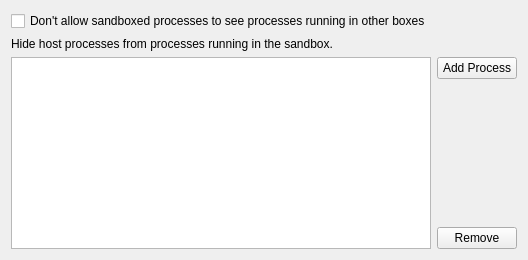
             <widget class="QWidget" name="tabHideProcesses">
              <property name="font">
               <font>
                <weight>50</weight>
                <bold>false</bold>
                <kerning>true</kerning>
               </font>
              </property>
              <attribute name="title">
               <string>Hide Processes</string>
              </attribute>
              <layout class="QGridLayout" name="gridLayout_29">
               <item row="3" column="1">
                <spacer name="verticalSpacer_16">
                 <property name="orientation">
                  <enum>Qt::Vertical</enum>
                 </property>
                 <property name="sizeHint" stdset="0">
                  <size>
                   <width>20</width>
                   <height>40</height>
                  </size>
                 </property>
                </spacer>
               </item>
               <item row="2" column="1">
                <widget class="QPushButton" name="btnAddProcess">
                 <property name="text">
                  <string>Add Process</string>
                 </property>
                </widget>
               </item>
               <item row="2" column="0" rowspan="3">
                <widget class="QListWidget" name="lstProcesses"/>
               </item>
               <item row="1" column="0" colspan="2">
                <widget class="QLabel" name="label_24">
                 <property name="text">
                  <string>Hide host processes from processes running in the sandbox.</string>
                 </property>
                 <property name="wordWrap">
                  <bool>true</bool>
                 </property>
                </widget>
               </item>
               <item row="4" column="1">
                <widget class="QPushButton" name="btnDelProcess">
                 <property name="text">
                  <string>Remove</string>
                 </property>
                </widget>
               </item>
               <item row="0" column="0">
                <widget class="QCheckBox" name="chkHideOtherBoxes">
                 <property name="text">
                  <string>Don't allow sandboxed processes to see processes running in other boxes</string>
                 </property>
                </widget>
               </item>
              </layout>
             </widget>
